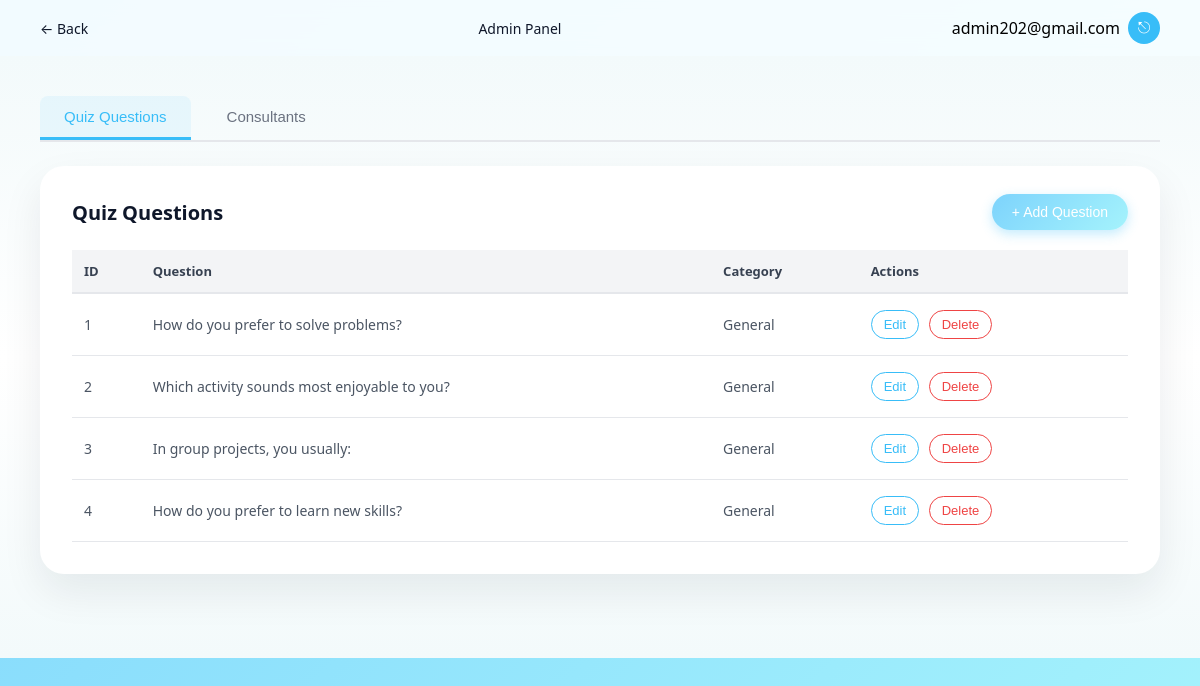
The app's page /quiz-settings (signed in) with its own data.
### tables this page shows
CREATE TABLE quiz_questions (
            id INTEGER PRIMARY KEY AUTOINCREMENT,
            question_text TEXT NOT NULL,
            option1 TEXT NOT NULL,
            option2 TEXT NOT NULL,
            option3 TEXT NOT NULL,
            option4 TEXT NOT NULL,
            category TEXT,
            trait1 TEXT,
            trait2 TEXT,
            trait3 TEXT,
            trait4 TEXT,
            created_at TIMESTAMP DEFAULT CURRENT_TIMESTAMP
        );

### app.py (the view, shortened to what this page needs)
@app.route("/quiz-settings", methods=["GET", "POST"])
def quiz_settings():
    if not session.get("is_admin"):
        return redirect(url_for("quiz_settings_login"))
    conn = get_db_connection()
    message = None
    cur = conn.cursor()
    cur.execute("SELECT id, question_text FROM quiz_questions ORDER BY id")
    questions = cur.fetchall()
    conn.close()
    return render_template("quiz_settings.html", message=message, questions=questions)

### app.py (called while the page is built)
def get_db_connection():
    db_path = os.path.join(app.instance_path, "career_search.db")
    os.makedirs(app.instance_path, exist_ok=True)
    conn = sqlite3.connect(db_path)
    conn.row_factory = sqlite3.Row
    return conn

### templates/quiz_settings.html (shortened to what this page needs)
<!DOCTYPE html>
<html lang="en">
<head>
    <link rel="stylesheet" href="{{ url_for('static', filename='css/style.css') }}">
</head>
<body class="home-body">
    <header class="home-header">
        <div class="home-header-left">
            <a href="{{ url_for('home') }}" class="back-link">← Back</a>
        </div>
        <div class="home-header-center">
            <span class="home-welcome-text">Admin Panel</span>
        </div>
        <div class="home-header-right">
            <span class="quiz-admin-email">{{ session.get("admin_email") }}</span>
            <button class="icon-button" onclick="window.location.href='{{ url_for('admin_logout') }}'">
                ⎋
            </button>
        </div>
    </header>
    <main class="admin-panel">
        <div class="admin-tabs">
            <button class="admin-tab active" onclick="switchTab('quiz')">Quiz Questions</button>
            <button class="admin-tab" onclick="switchTab('consultants')">Consultants</button>
        </div>
        <div id="quiz-tab" class="admin-tab-content active">
            <div class="admin-card">
                <div class="admin-card-header">
                    <h2 class="admin-card-title">Quiz Questions</h2>
                    <button class="admin-btn-primary" onclick="openQuizModal()">+ Add Question</button>
                </div>
                <table class="admin-table">
                    <thead>
                        <tr>
                            <th>ID</th>
                            <th>Question</th>
                            <th>Category</th>
                            <th>Actions</th>
                        </tr>
                    </thead>
                    <tbody id="quiz-table-body">
                        {% if questions %}
                        {% for q in questions %}
                        <tr>
                            <td>{{ q.id }}</td>
                            <td>{{ q.question_text[:60] }}{% if q.question_text|length > 60 %}...{% endif %}</td>
                            <td>{{ q.category or 'General' }}</td>
                            <td>
                                <button class="admin-btn-icon admin-btn-edit" onclick="editQuizQuestion({{ q.id }})">Edit</button>
                                <button class="admin-btn-icon admin-btn-delete" onclick="deleteQuizQuestion({{ q.id }})">Delete</button>
                            </td>
                        </tr>
                        {% endfor %}
                        {% else %}
                        <tr>
                            <td colspan="4" class="admin-empty-state">No questions yet</td>
                        </tr>
                        {% endif %}
                    </tbody>
                </table>
            </div>
        </div>
    </main>
</body>
</html>

### static/css/style.css (style rules this page uses)
body.home-body { margin: 0; min-height: 100vh; font-family: system-ui, -apple-system, BlinkMacSystemFont, "Segoe UI", sans-serif; background: linear-gradient(135deg, #7dd3fc, #a5f3fc); }
.home-header { display: flex; align-items: center; justify-content: space-between; padding: 12px 40px; background: rgba(255, 255, 255, 0.9); backdrop-filter: blur(10px); }
.home-header-left { display: flex; align-items: center; gap: 10px; }
.home-header-center { font-size: 14px; color: #0f172a; }
.home-header-right { display: flex; align-items: center; gap: 8px; }
.icon-button { width: 32px; height: 32px; border-radius: 999px; border: none; background: #38bdf8; color: #ffffff; cursor: pointer; font-size: 16px; display: flex; align-items: center; justify-content: center; text-decoration: none; padding: 0; }
.back-link { text-decoration: none; color: #0f172a; font-size: 14px; }

### templates/quiz_settings.html (style rules this page uses)
.admin-panel { max-width: 1400px; margin: 0 auto; padding: 40px 40px 60px; background: linear-gradient(180deg, #f3fafb 0%, #ffffff 50%, #f3fafb 100%); }
.admin-tabs { display: flex; gap: 12px; margin-bottom: 24px; border-bottom: 2px solid #e5e7eb; padding-bottom: 0; }
.admin-tab { padding: 12px 24px; background: transparent; border: none; border-bottom: 3px solid transparent; cursor: pointer; font-size: 15px; font-weight: 500; color: #6b7280; transition: all 0.2s ease; border-radius: 8px 8px 0 0; }
.admin-tab.active { color: #38bdf8; border-bottom-color: #38bdf8; background: rgba(56, 189, 248, 0.08); }
.admin-tab-content { display: none; }
.admin-tab-content.active { display: block; }
.admin-card { background: #ffffff; border-radius: 24px; box-shadow: 0 18px 40px rgba(15, 23, 42, 0.08); padding: 28px 32px 32px; margin-bottom: 24px; }
.admin-card-header { display: flex; justify-content: space-between; align-items: center; margin-bottom: 20px; }
.admin-card-title { font-size: 20px; font-weight: 600; color: #0f172a; margin: 0; }
.admin-btn-primary { background: linear-gradient(135deg, #7dd3fc, #a5f3fc); color: #ffffff; border: none; border-radius: 999px; padding: 10px 20px; font-size: 14px; font-weight: 500; cursor: pointer; transition: all 0.3s ease; box-shadow: 0 4px 12px rgba(56, 189, 248, 0.3); }
.admin-table { width: 100%; border-collapse: collapse; margin-top: 16px; }
.admin-table th { background: #f3f4f6; padding: 12px; text-align: left; font-size: 13px; font-weight: 600; color: #374151; border-bottom: 2px solid #e5e7eb; }
.admin-table td { padding: 16px 12px; border-bottom: 1px solid #e5e7eb; font-size: 14px; color: #4b5563; }
.admin-table tr { transition: background-color 0.2s ease; }
.admin-btn-icon { background: transparent; border: 1px solid #e5e7eb; border-radius: 999px; padding: 6px 12px; cursor: pointer; margin-right: 6px; transition: all 0.2s ease; font-size: 13px; font-weight: 500; }
.admin-btn-edit { color: #38bdf8; border-color: #38bdf8; }
.admin-btn-delete { color: #ef4444; border-color: #ef4444; }

### records on screen
quiz_questions: id "1", question_text "How do you prefer to solve problems?", category "General"
quiz_questions: id "2", question_text "Which activity sounds most enjoyable to you?", category "General"
quiz_questions: id "3", question_text "In group projects, you usually:", category "General"
quiz_questions: id "4", question_text "How do you prefer to learn new skills?", category "General"

### other values on screen
{{ session.get("admin_email") }} "admin202@gmail.com"
